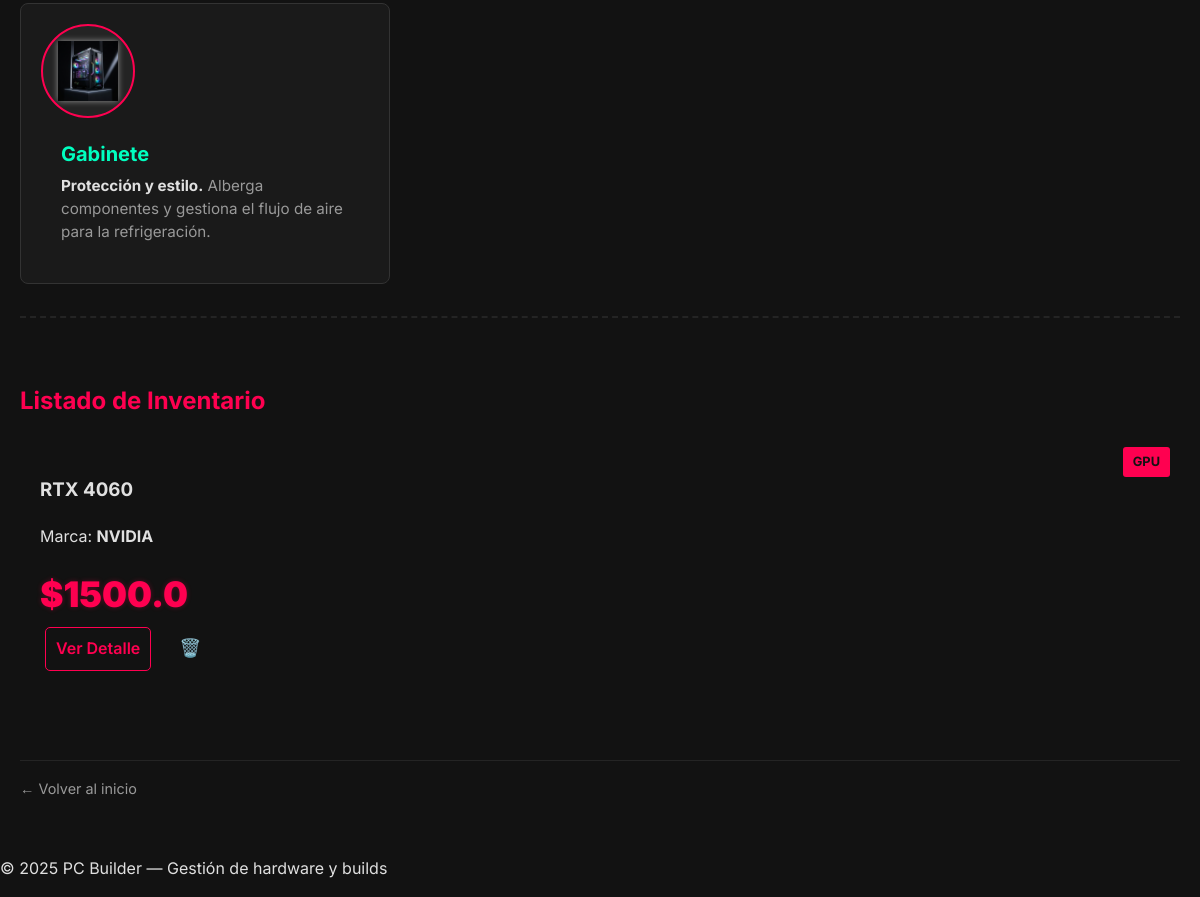
Before: /components/ (lower part) with the older database file.
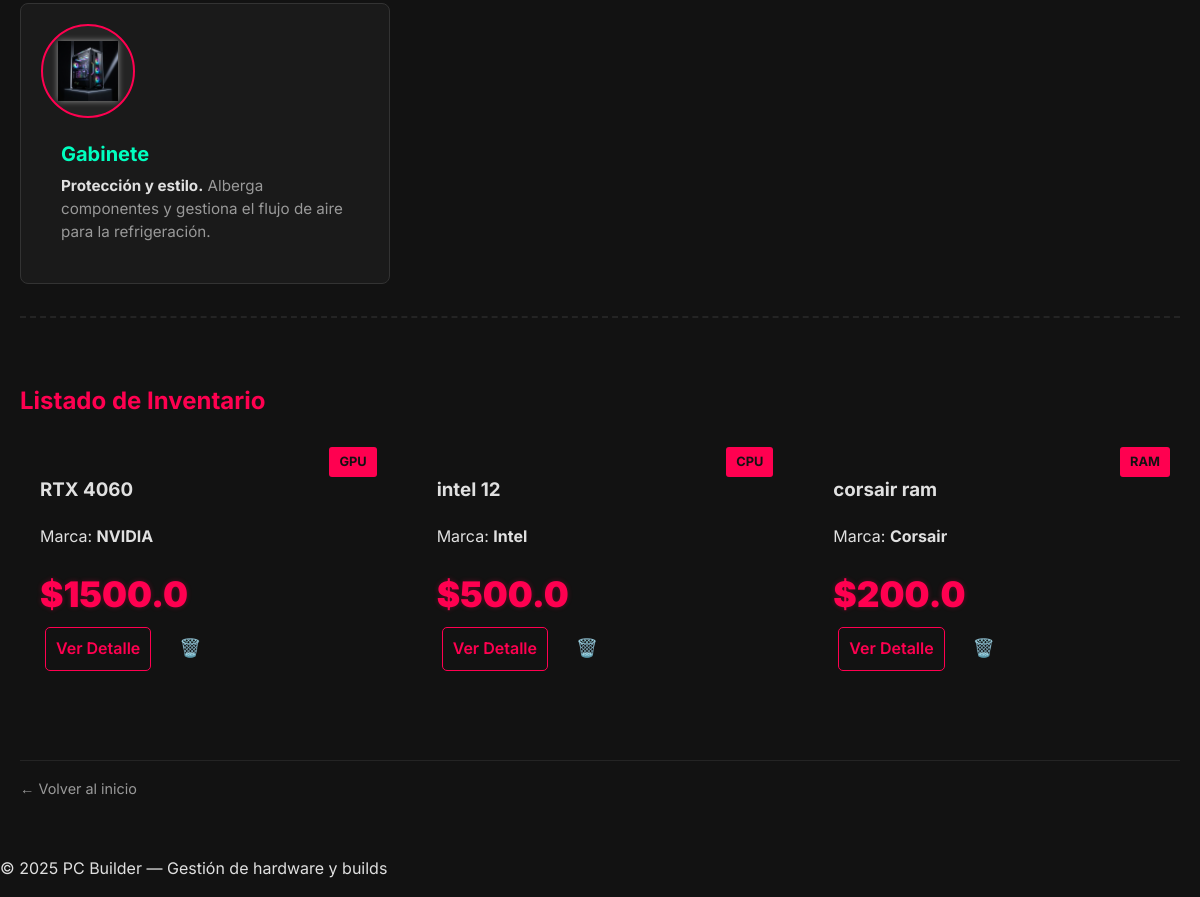
After: the same page with the newer database file.
### models.py (models this page shows)
class Component(SQLModel, table=True):
    id: Optional[int] = Field(default=None, primary_key=True)
    name: str
    kind: str
    brand: str
    price: float
    builds: List[Build] = Relationship(
        back_populates="components", link_model=BuildComponentLink
    )
    categories: List["Category"] = Relationship(
        back_populates="components", link_model=ComponentCategoryLink
    )

### router/component_router.py (the view)
@component_router.get("/")
def list_components(request: Request, db: Session = Depends(get_session)):
    components = db.query(Component).all()
    return templates.TemplateResponse(
        "components/component_list.html",
        {"request": request, "components": components}
    )

### templates/components/component_list.html (shortened to what this page needs)
{% extends "base.html" %}
{% block content %}
<section class="component-types-section">
    <div class="component-types-grid">
        <div class="type-card">
            <div class="type-image">
                <img src="/static/img/components/case.png" alt="Gabinete">
            </div>
            <div class="type-info">
                <h4>Gabinete</h4>
                <p><strong>Protección y estilo.</strong> Alberga componentes y gestiona el flujo de aire para la refrigeración.</p>
            </div>
        </div>
    </div>
</section>
<h3 class="list-title">Listado de Inventario</h3>
{% if components %}
<div class="cards-grid component-grid-list">
    {% for c in components %}
    <div class="component-card card-list-item">
        <div class="card-badge {{ c.kind | lower }}">{{ c.kind }}</div>
        <h3><a href="/components/{{ c.id }}" class="component-link-title">{{ c.name }}</a></h3>
        <p class="component-specs">
            Marca: <strong>{{ c.brand }}</strong>
        </p>
        <div class="card-details">
            <span class="price price-detail accent-text">${{ c.price }}</span>
            <div class="actions-group">
                <a href="/components/{{ c.id }}" class="btn-detail">Ver Detalle</a>
                <form action="/components/{{ c.id }}/delete" method="post" style="display:inline;">
                    <button type="submit" class="btn-icon btn-danger" onclick="return confirm('¿Eliminar {{ c.name }}?')">
                        🗑️
                    </button>
                </form>
            </div>
        </div>
    </div>
    {% endfor %}
</div>
{% else %}
<div class="card text-center full-width-card">
    <p>No hay componentes.</p>
    <a href="/components/new" class="btn-primary" style="margin-top: 1rem;">Crear el Primero</a>
</div>
{% endif %}
<div class="back-link">
    <a href="/" class="btn-link">← Volver al inicio</a>
</div>
{% endblock %}

### templates/base.html (shortened to what this page needs)
<!DOCTYPE html>
<html lang="es">
<head>
    <link rel="stylesheet" href="/static/css/styles.css">
</head>
<body class="dark-theme"> {% include "nav_bar.html" %}
    <main class="container page-content"> {% block content %}{% endblock %}
    </main>
    <footer class="footer">
        <p>© 2025 PC Builder — Gestión de hardware y builds</p>
    </footer>
</body>
</html>

### static/css/styles.css (style rules this page uses)
:root { --color-bg: #121212; --color-bg-light: #242424; --color-text: #E0E0E0; --color-accent: #FF0050; --color-shadow: rgba(255, 0, 80, 0.5); --color-success: #00FFC0; --color-danger: #dc3545; --color-text-muted: #999; }
.dark-theme { background-color: var(--color-bg); color: var(--color-text); font-family: 'Inter', sans-serif; line-height: 1.6; margin: 0; padding: 0; min-height: 100vh; }
a { color: var(--color-text); text-decoration: none; transition: color 0.3s ease, text-shadow 0.3s ease; }
.container { max-width: 1200px; margin: 0 auto; padding: 0 20px; }
.page-content { margin-top: 80px; padding-bottom: 40px; }
.btn-primary, .btn-secondary, .btn-success, .btn-danger { display: inline-block; padding: 10px 25px; font-weight: 700; border-radius: 5px; text-transform: uppercase; letter-spacing: 1px; border: none; cursor: pointer; transition: all 0.3s ease; }
.btn-danger { margin: 10px; background-color: var(--color-danger); color: white; }
.btn-detail { padding: 8px 10px; margin-left: 5px; border: 1px solid var(--color-accent); color: var(--color-accent); border-radius: 5px; font-weight: 600; transition: background-color 0.3s ease, color 0.3s ease; }
.btn-icon { padding: 8px; background: none; border: none; cursor: pointer; font-size: 1.1rem; transition: transform 0.2s, color 0.2s; line-height: 1; color: var(--color-danger); }
.cards-grid, .user-grid { display: grid; grid-template-columns: repeat(auto-fit, minmax(300px, 1fr)); gap: 30px; margin-bottom: 4rem; }
.build-grid-list, .component-grid-list { grid-template-columns: repeat(auto-fit, minmax(350px, 1fr)); }
.card-list-item { position: relative; padding: 20px; }
.accent-text { color: var(--color-accent); text-shadow: 0 0 5px rgba(255, 0, 80, 0.3); }
.price-detail { font-size: 2.2rem !important; font-weight: 900; margin: 5px 0 0 0 !important; }
.list-title { color: var(--color-accent); font-size: 1.5rem; margin-top: 1.5rem; margin-bottom: 1rem; }
.actions-group { display: flex; gap: 10px; align-items: center; }
.back-link { margin-top: 2rem; padding-top: 1rem; border-top: 1px solid var(--color-bg-light); font-size: 0.9rem; }
.btn-link { color: var(--color-text-muted); transition: color 0.2s; }
.component-link-title { display: block; font-weight: 700; color: var(--color-text); margin-bottom: 5px; }
.card-badge { position: absolute; top: 10px; right: 10px; padding: 5px 10px; font-size: 0.8rem; font-weight: 700; border-radius: 3px; color: var(--color-bg); background-color: var(--color-accent); text-transform: uppercase; z-index: 10; }
.component-types-section { margin-bottom: 4rem; }
.component-types-grid { display: grid; grid-template-columns: repeat(auto-fit, minmax(280px, 1fr)); gap: 25px; }
.type-card { background-color: var(--color-bg-light); border-radius: 12px; overflow: hidden; border: 1px solid #333; transition: all 0.3s ease; display: flex; flex-direction: column; }
.type-image { height: 180px; overflow: hidden; position: relative; }
.type-image img { width: 100%; height: 100%; object-fit: cover; transition: transform 0.5s ease; }
.type-info { padding: 20px; flex: 1; display: flex; flex-direction: column; }
.type-info h4 { color: var(--color-text); font-size: 1.3rem; margin: 0 0 10px 0; font-weight: 700; }
.type-info p { color: var(--color-text-muted); font-size: 0.95rem; margin: 0; line-height: 1.5; }
.component-types-section { margin: 4rem 0; padding: 2rem 0; border-top: 2px dashed var(--color-bg-light); border-bottom: 2px dashed var(--color-bg-light); }
.component-types-grid { display: grid; grid-template-columns: repeat(auto-fit, minmax(350px, 1fr)); gap: 25px; }
.type-card { display: flex; background-color: #1a1a1a; padding: 20px; border-radius: 8px; border: 1px solid #333; transition: transform 0.3s ease, box-shadow 0.3s ease; }
.type-image { flex-shrink: 0; width: 80px; height: 80px; margin-right: 20px; background-color: var(--color-bg-light); border-radius: 50%; display: flex; align-items: center; justify-content: center; border: 2px solid var(--color-accent); padding: 5px; }
.type-image img { width: 60px; height: 60px; object-fit: contain; filter: drop-shadow(0 0 3px rgba(255, 255, 255, 0.5)); }
.type-info { flex-grow: 1; }
.type-info h4 { color: var(--color-success); font-size: 1.25rem; margin-top: 0; margin-bottom: 5px; }
.type-info p { font-size: 0.95rem; color: var(--color-text-muted); margin: 0; }
.type-info strong { color: var(--color-text); }

Changed rows visible on the page:
added Component: kind "CPU", name "intel 12", brand "Intel", price "500.0"
added Component: kind "RAM", name "corsair ram", brand "Corsair", price "200.0"
